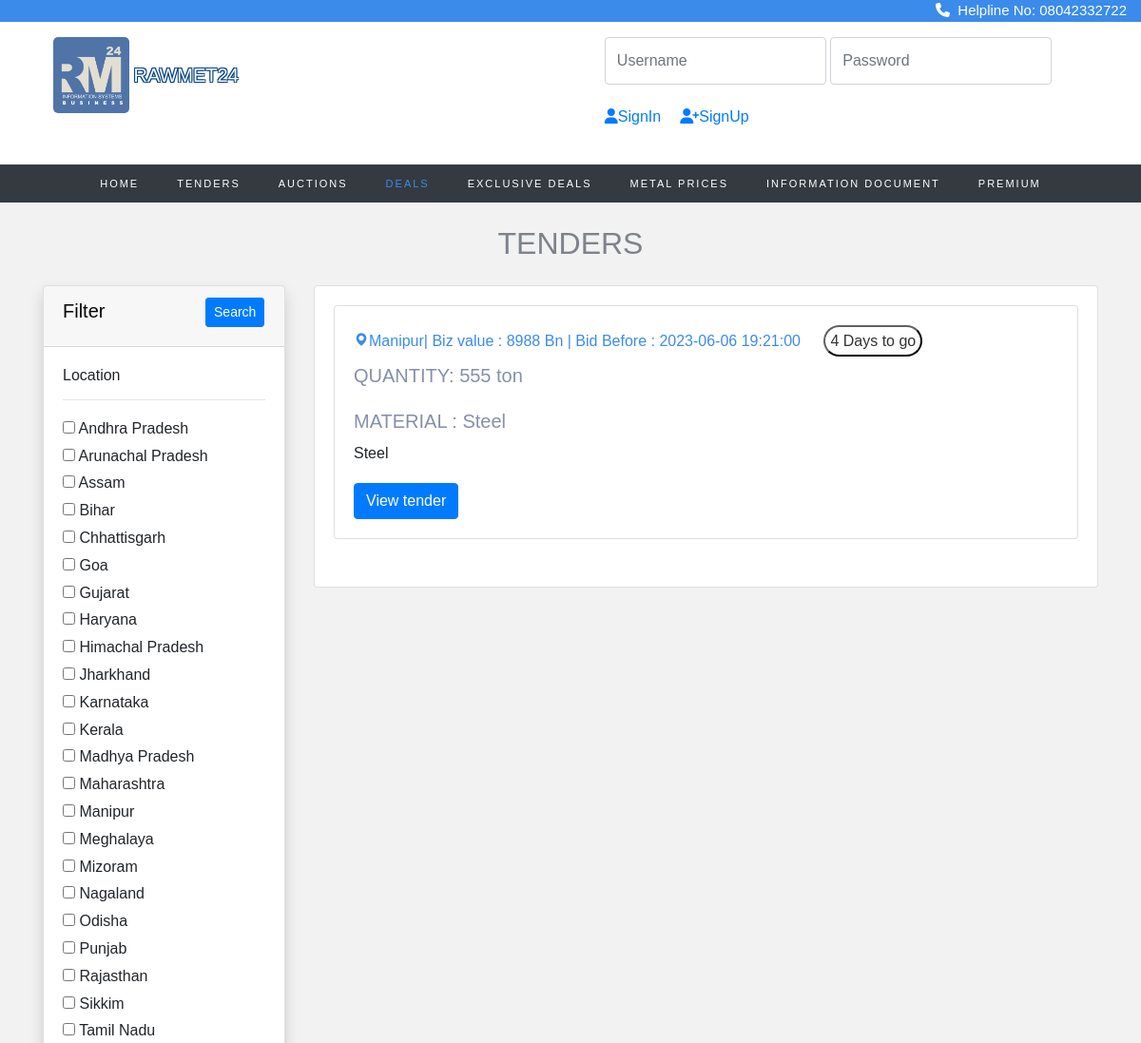
The page /tender/tender.php (upper part) on the database as committed earlier.
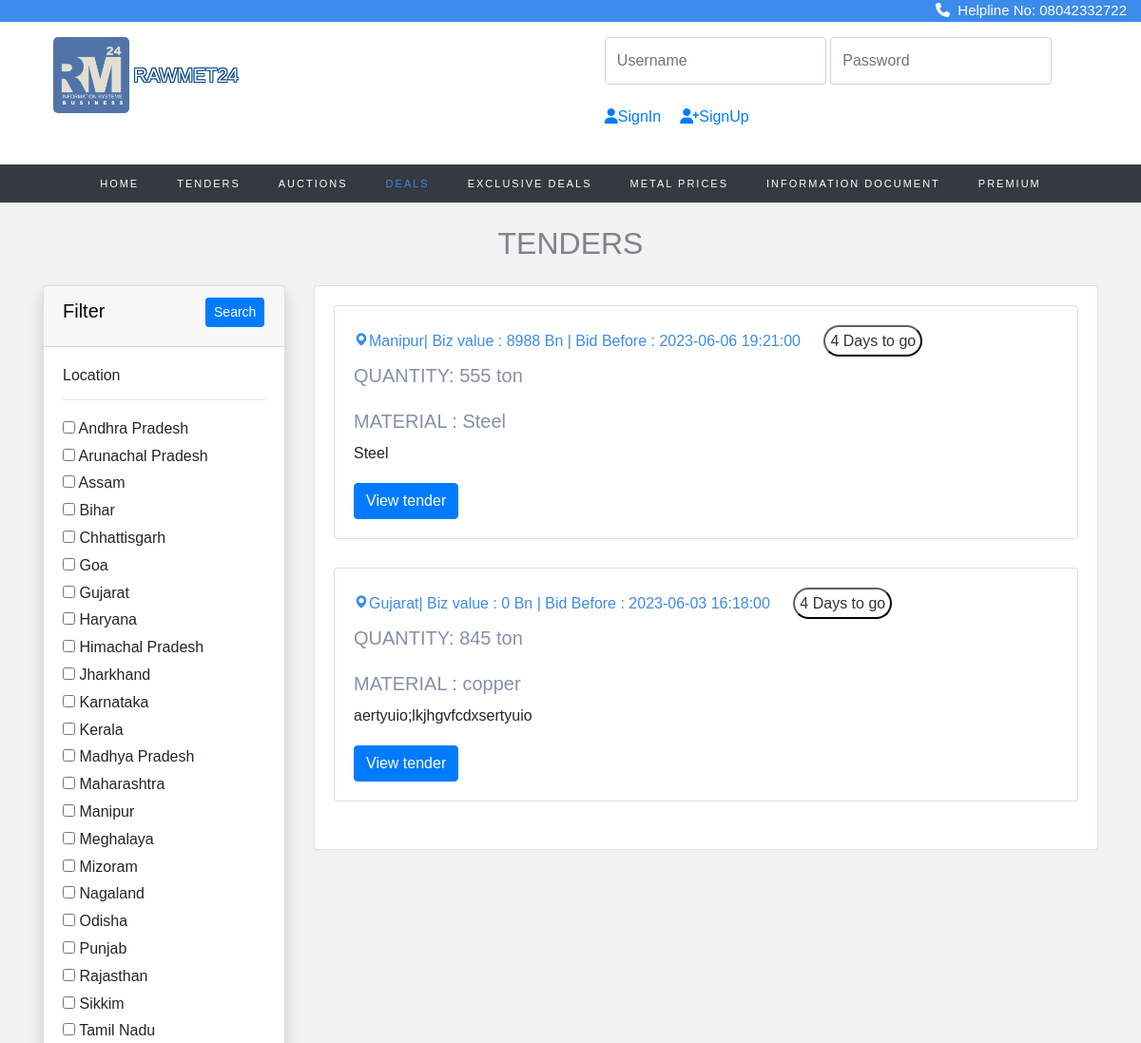
The same page on the database as committed later.
### tables this page shows
CREATE TABLE `location` (
  `state_id` int(11) NOT NULL,
  `state_name` varchar(50) DEFAULT NULL
);

CREATE TABLE `tenders` (
  `id` int(11) NOT NULL,
  `category` varchar(255) DEFAULT NULL,
  `infoId` varchar(255) DEFAULT NULL,
  `ownership` varchar(255) DEFAULT NULL,
  `tenderLocation` varchar(255) DEFAULT NULL,
  `sector` varchar(255) DEFAULT NULL,
  `tenderNumber` int(255) DEFAULT NULL,
  `tenderDesc` text DEFAULT NULL,
  `material` varchar(255) DEFAULT NULL,
  `quantity` varchar(255) NOT NULL,
  `publishingDatetime` datetime DEFAULT NULL,
  `startDatetime` datetime DEFAULT NULL,
  `endDatetime` datetime DEFAULT NULL,
  `emdType` varchar(255) DEFAULT NULL,
  `emdAmt` int(11) DEFAULT NULL,
  `tenderValue` int(255) NOT NULL,
  `companyName` varchar(255) DEFAULT NULL,
  `location` varchar(255) DEFAULT NULL,
  `street` varchar(255) DEFAULT NULL,
  `city` varchar(255) DEFAULT NULL,
  `telephone` varchar(255) DEFAULT NULL,
  `email` varchar(255) DEFAULT NULL,
  `contactPerson` varchar(255) DEFAULT NULL,
  `img` varchar(300) NOT NULL,
  `file` varchar(300) NOT NULL
);

### tender/tender.php (the view, shortened to what the changed rows need)
<!doctype html>
<html lang="en">
  <head>
    <link rel="stylesheet" href="https://cdn.jsdelivr.net/npm/bootstrap@4.0.0/dist/css/bootstrap.min.css">
<link rel="stylesheet" href="https://stackpath.bootstrapcdn.com/font-awesome/4.7.0/css/font-awesome.min.css">
<link rel="stylesheet" href="https://cdnjs.cloudflare.com/ajax/libs/font-awesome/4.7.0/css/font-awesome.min.css">
<link rel="stylesheet" href="css/style.css">
<link rel="stylesheet" href="css/_buttons.scss">
<link rel="stylesheet" href="css/buttons.scss">
<link rel="stylesheet" href="css/auction.css">
<link rel="stylesheet" href="css/reboot.scss">
<link rel="stylesheet" href="https://cdnjs.cloudflare.com/ajax/libs/font-awesome/6.4.0/css/all.min.css">
<link href='https://unpkg.com/boxicons@2.1.4/css/boxicons.min.css' rel='stylesheet'>
<link rel="stylesheet" href="https://cdnjs.cloudflare.com/ajax/libs/font-awesome/4.7.0/css/font-awesome.min.css">
<link rel="stylesheet" type="text/css" href="https://stackpath.bootstrapcdn.com/bootstrap/4.4.1/css/bootstrap.min.css">
<link rel="stylesheet" type="text/css" href="https://pixinvent.com/stack-responsive-bootstrap-4-admin-template/app-assets/css/bootstrap-extended.min.css">
<link rel="stylesheet" type="text/css" href="https://pixinvent.com/stack-responsive-bootstrap-4-admin-template/app-assets/fonts/simple-line-icons/style.min.css">
</head>
</head>
<body>
<section class="home">
<br>
 <center>
 <h2 style="color: #7e828b;">TENDERS</h2> </center>
    <div class="container">
        <div class="row">
            <div class="col-md-3">
                <form action="tender.php?l=" method="GET">
                    <div class="card shadow mt-3">
                        <div class="card-body">
                            <h6>Location</h6>
                            <hr>
                            <?php
                            $con = mysqli_connect("localhost", "root", "", "registration_db");
                            $brand_query = "SELECT * FROM location";
                            $brand_query_run = mysqli_query($con, $brand_query);
                            if (mysqli_num_rows($brand_query_run) > 0) {
                                foreach ($brand_query_run as $locationlist) {
                                    ?>
                                    <div id="checkbox">
                                        <input type="checkbox" name="locations" value="<?= $locationlist['state_name']; ?>"
                                            ?>>
                                        <?= $locationlist['state_name']; ?>
                                    </div>
                                    <?php
                                }
                            } else {
                                echo "No locations Found";
                            }
                            ?>
                        </div>
                    </div>
                </form>
            </div>
            <div class="col-md-9 mt-3">
                <div class="card ">
                    <div class="card-body row">
                        <?php
                        if (isset($_GET['locations'])) {
                            $branchecked = [];
                            $branchecked[0] = $_GET['locations'];
                            foreach ($branchecked as $rowbrand) {
                                 $sql = "SELECT * FROM tenders WHERE tenderLocation='".$rowbrand."'";
                                $result = mysqli_query($con, $sql);
                                if (mysqli_num_rows($result) > 0) {
                                    foreach ($result as $row):
                                        ?>
                                       <div class="col-md-12 grid-margin stretch-card">
                    <div class="card">
                    <div class="card-body">
                    <h6 style="color:#3b8beb; "> <i class='bx bxs-map'></i><?php echo $row['tenderLocation'];?>
                    | Approximate Value : <?php echo $row['tenderValue'];?> Bn | Bid Before : <?php echo $row['endDatetime'];?> <button style="padding:5px ;border-color: #0c0c0c; border-radius: 20px; color: #333131; background-color: #ffffff; margin-left: 20px;">4 Days to go</button></h6>
                        <h5 style="color:#8590aa; font-family: 'Montserrat', sans-serif;"> MATERIAL :&nbsp<?php echo $row['material'];?><br> <br> <p>QUANTITY:&nbsp<?php echo $row['quantity'];?></p></h5>
                        <p><?php echo $row['tenderDesc'];?></p>
    <a href="tend_page.php?g=<?php echo $row['id'];?>"><button class="btn btn-primary" type="submit">View tender</button></a></h6>
                      </div>
                    </div>
                  </div>
                                        <?php
                                    endforeach;
                                }
                            }
                        } else {
                            $sql = "SELECT * FROM tenders";
                            $result = mysqli_query($con, $sql);
                            if (mysqli_num_rows($result) > 0) {
                                foreach ($result as $row):
                                    ?>
                                    <div class="col-md-12 grid-margin stretch-card">
                    <div class="card">
                        <div class="card-body">
                                              <h6 style="color:#3b8beb; "> <i class='bx bxs-map'></i><?php echo $row['tenderLocation'];?>| Biz value : <?php echo $row['tenderValue'];?> Bn | Bid Before :
                                                <?php echo $row['endDatetime'];?>
                                                 <button style="padding:5px ;border-color: #0c0c0c; border-radius: 20px; color: #333131; background-color: #ffffff; margin-left: 20px;">4 Days to go</button></h6>
                        <h5 style="color:#8590aa; font-family: 'Montserrat', sans-serif;">QUANTITY:&nbsp<?php echo $row['quantity'];?><br> <br>
                        MATERIAL :&nbsp<?php echo $row['material'];?>&nbsp
                        </h5>
    <p><?php echo $row['tenderDesc'];?></p>
    <a href="tend_page.php?g=<?php echo $row['id'];?>"><button class="btn btn-primary" type="submit">View tender</button></a></h6>
                      </div>
                    </div>
                  </div>
                                <?php
                                endforeach;
                            } else {
                                echo "No Items Found";
                            }
                        }
                        ?>
                </div>
            </div>
        </div>
    </div>
    </div>
    <br><br>
</body>
</html>

Rows that differ between the two databases and show on the page:
added tenders: tenderLocation "Gujarat", tenderValue "0", endDatetime "2023-06-03 16:18:00", quantity "845 ton", material "copper", tenderDesc "aertyuio;lkjhgvfcdxsertyuio"
